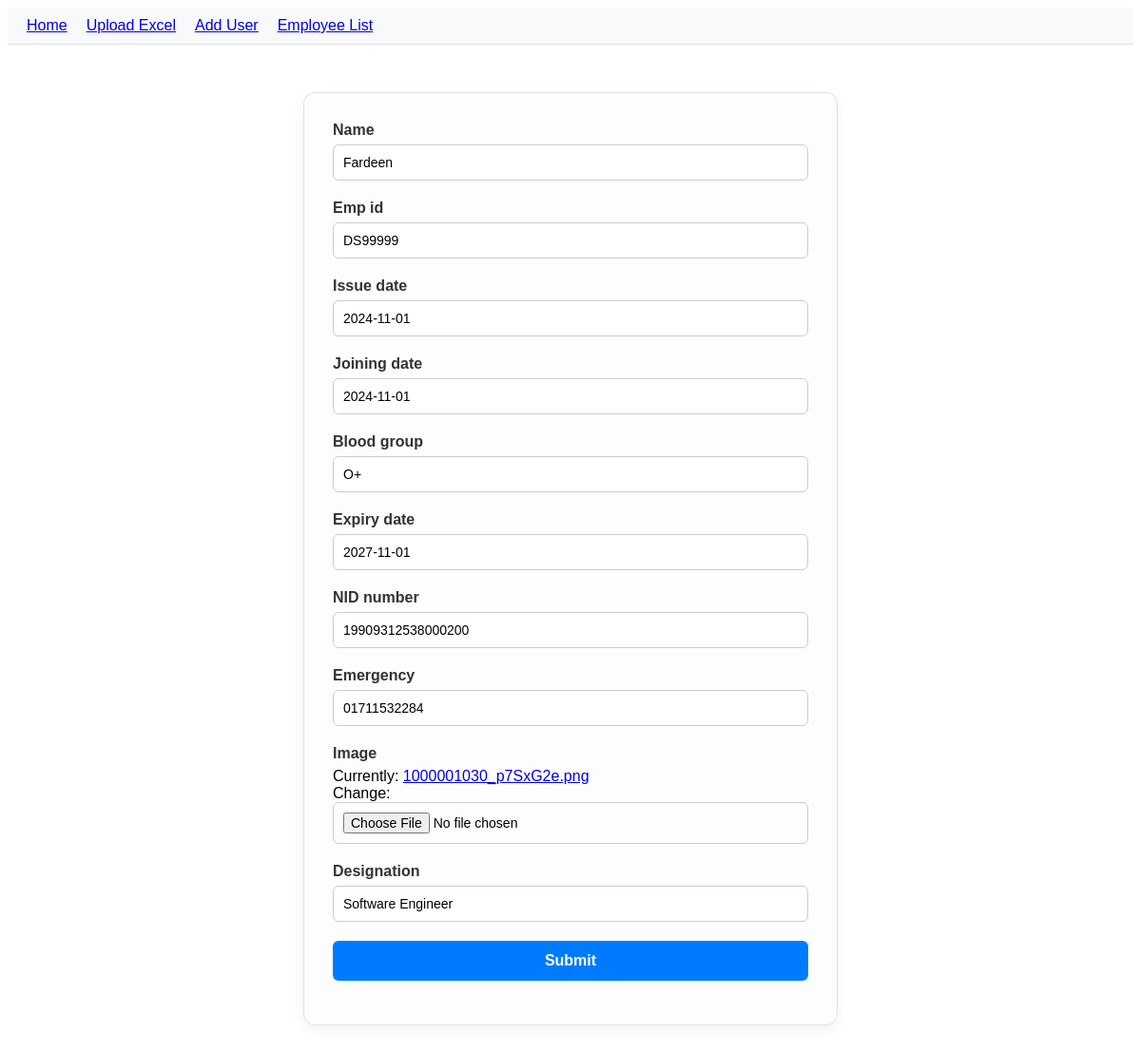
Screenshot of /update-employee/DS99999/ with the database file from the repository.
### filehandling/models.py (models this page shows, shortened)
class Employee(models.Model):
    name = models.CharField(max_length=500, null=False)
    emp_id = models.CharField(max_length=7, null=False, primary_key=True)
    issue_date = models.DateField(null=False)
    joining_date = models.DateField(null=False)
    blood_group = models.CharField(null=False)
    expiry_date = models.DateField(null=False)
    NID_number = models.CharField(null=False)
    emergency = models.CharField(null=True, max_length=11)
    image = models.ImageField(null=True)
    designation = models.CharField(max_length=100, null=True)
    excel = models.ForeignKey("UploadedExcel", on_delete=models.CASCADE, blank=True, null=True)
    card_generated = models.BooleanField(default=False)

### filehandling/views.py (the view)
# urls.py: path('update-employee/<str:emp_id>/',views.updateEmployee, name="update-employee"),
def updateEmployee(request, emp_id):
    employee = Employee.objects.get(emp_id=emp_id)
    if request.method == "POST":
        form = EmployeeForm(request.POST, request.FILES, instance=employee)
        if form.is_valid():
            form.save()
            return redirect("employee-list")
    else:
        form = EmployeeForm(instance=employee)
    return render(request, 'filehandling/employee_update.html', {"form":form})

### filehandling/forms.py
class EmployeeForm(ModelForm):
    class Meta:
        model = Employee
        fields = '__all__'
        exclude = ['excel', 'card_generated']

### filehandling/templates/filehandling/employee_update.html (shortened to what this page needs)
{% include 'filehandling/navbar.html' %}
<div class="styled-form">
    <form method="POST" action="" enctype="multipart/form-data">
        {% for field in form %}
            <label for="{{ field.id_for_label }}">{{ field.label }}</label>
            {{ field }}
        {% endfor %}
        <button type="submit">Submit</button>
    </form>
</div>

### filehandling/templates/filehandling/employee_update.html (style rules this page uses)
.styled-form { max-width: 500px; margin: 50px auto; padding: 30px; background-color: #fdfdfd; border: 1px solid #e0e0e0; border-radius: 12px; box-shadow: 0 5px 15px rgba(0, 0, 0, 0.05); font-family: 'Arial', sans-serif; }
.styled-form label { display: block; margin-bottom: 6px; font-weight: 600; color: #333; }
.styled-form input, .styled-form select, .styled-form textarea { width: 100%; padding: 10px; margin-bottom: 20px; border: 1px solid #ccc; border-radius: 6px; font-size: 14px; box-sizing: border-box; }
.styled-form button { width: 100%; padding: 12px; background-color: #007bff; color: white; font-size: 16px; font-weight: bold; border: none; border-radius: 6px; cursor: pointer; transition: background-color 0.3s ease; }

### rows the page displays
Employee: form "Fardeen" "DS99999" "2024-11-01" "2024-11-01" "O+" "2027-11-01" "19909312538000200" "01711532284" "Software Engineer"

### other values shown
{{ field.label }} "Name" "Emp id" "Issue date" "Joining date" "Blood group" "Expiry date" "NID number" "Emergency" "Image" "Designation"
